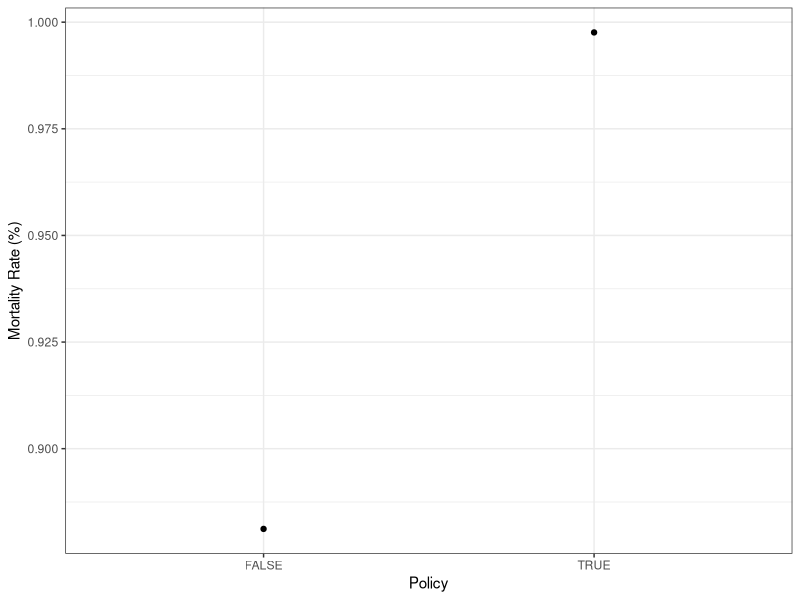

The R script that drew this image:
library(tidyverse)
library(ggthemes)

data <- read_csv("data/analysis_data/mr.csv")

data <- data |>
  group_by(year >= 2010) |>
  summarise(avg_rate = mean(dr)*100) |>
  ungroup() |>
  rename(policy = "year >= 2010")

plot <- data |>
  ggplot(aes(x = policy)) +
  theme_fivethirtyeight() +
  theme_bw() +
  geom_point(aes(y = avg_rate)) +
  labs(x = "Policy", y = "Mortality Rate (%)")

ggsave("other/figures/figure3.png", plot)